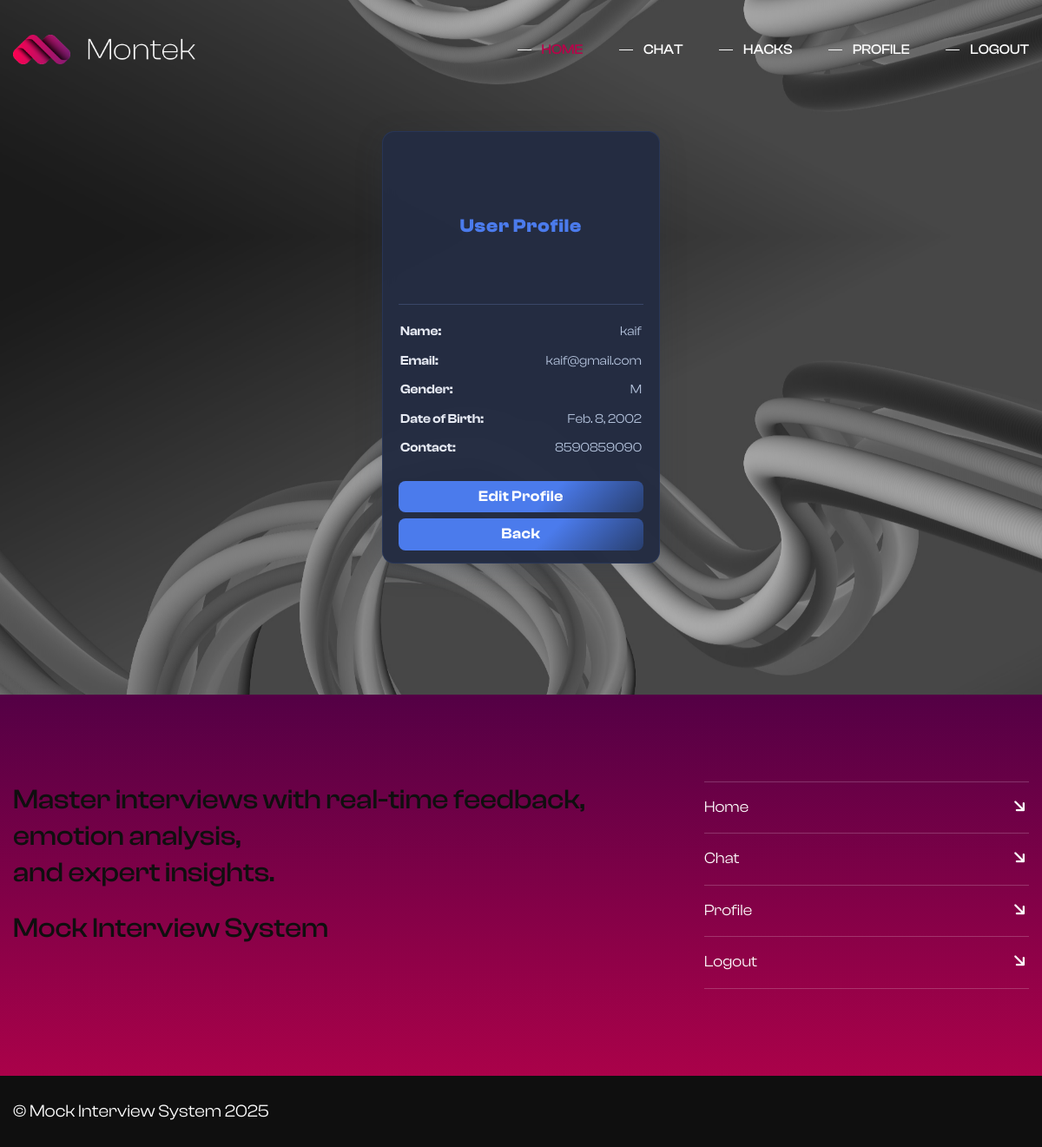
The app's page /profile/ (signed in) with its own data.
### mockapp/models.py (models this page shows)
class Users(models.Model):
    GENDER_CHOICES = [
        ('M', 'Male'),
        ('F', 'Female'),
        ('O', 'Other'),
    ]
    name = models.CharField(max_length=100)
    gender = models.CharField(max_length=1, choices=GENDER_CHOICES)
    dob = models.DateField()
    contact = models.CharField(max_length=15)
    Login_id = models.OneToOneField(Login, on_delete=models.CASCADE)

class Login(models.Model):
    email = models.EmailField(unique=True)
    password = models.CharField(max_length=100)
    user_type=models.CharField(max_length=10)
    status=models.BooleanField(default=0)

### mockapp/views.py (the view)
# urls.py: path('profile/', views.profile, name='profile'),
def profile(request):
    user_id = request.session.get('user_id')
    if not user_id:
        messages.error(request, 'You are not logged in. Please login first.')
        return redirect('login')
    user = Users.objects.get(Login_id=user_id)
    return render(request, 'profile.html', {'user': user})

### mockapp/templates/profile.html (shortened to what this page needs)
{% extends "header.html" %}
{% load static %}
{% block content %}
<div class="profile-bg">
    <div class="profile-frame">
        <div class="profile-container">
            <h1>User Profile</h1>
            <div class="profile-details">
                <p><span>Name:</span> {{ user.name }}</p>
                <p><span>Email:</span> {{ user.Login_id.email }}</p>
                <p><span>Gender:</span> {{ user.gender }}</p>
                <p><span>Date of Birth:</span> {{ user.dob }}</p>
                <p><span>Contact:</span> {{ user.contact }}</p>
            </div>
            <a href="{% url 'edit_profile' %}" class="edit-btn">Edit Profile</a>
            <a href="javascript:history.back()" class="back-btn">Back</a>
        </div>
    </div>
</div>
{% endblock %}

### mockapp/static/user/assets/css/style.css (style rules this page uses)
html { scroll-behavior: smooth; }

### mockapp/static/user/assets/css/global.css (style rules this page uses)
:root { --main-color: rgb(186,2,74); --main-color-rgb:186,2,74; --color-two: rgb(84,0,69); --color-two-rgb:84,0,69; --color-three: rgb(18,12,18); --color-three-rgb:18,12,18; --color-four: rgb(15,15,15); --color-four-rgb:15,15,15; --white-color:rgb(255,255,255); --white-color-rgb:255,255,255; --black-color:rgb(0,0,0); --black-color-rgb:0,0,0; }
* { margin:0px; padding:0px; border:none; outline:none; }
body { font-family: 'Clash Display'; line-height:1.6em; font-weight:400; font-size:14px; -webkit-font-smoothing: antialiased; -moz-font-smoothing: antialiased; }
a { text-decoration:none; cursor:pointer; transition:all 0.3s ease; -moz-transition:all 0.3s ease; -webkit-transition:all 0.3s ease; -ms-transition:all 0.3s ease; -o-transition:all 0.3s ease; color:var(--main-color); }
h1,h2,h3,h4,h5,h6 { position:relative; margin:0px; background:none; color:var(--color-four); font-family: 'Clash Display'; }
.text, p { position:relative; line-height:1.7em; color:var(--color-four); font-size:16px; }
h1 { line-height:180px; font-size:200px; font-weight: 700; }

### records on screen
Users: name "kaif", Login_id.email "kaif@gmail.com", gender "M", dob "Feb. 8, 2002", contact "8590859090"
